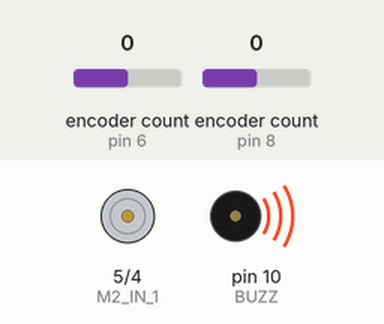
Simulated run of this sketch. Board: Arduino Uno, built with avr-gcc and run on an emulated ATmega328P. Parts: motor-driver pin pairs drawn as motors (green arrow = first pin HIGH = forward, orange = second pin HIGH = backward, longer = more drive), buzzer (waves = sounding). The test bench sets the inputs (shaded band); at power-on: encoder count (sensors on pin 6, pin 8) 0. What the sketch prints to the serial monitor is not drawn.

Above: at 0.1 s.
At 1.1 s:
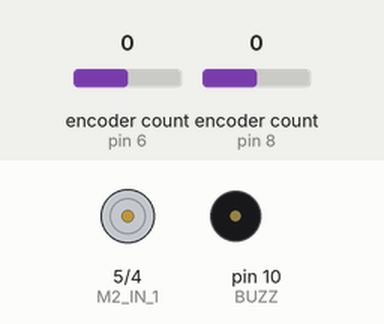
At 1.6 s:
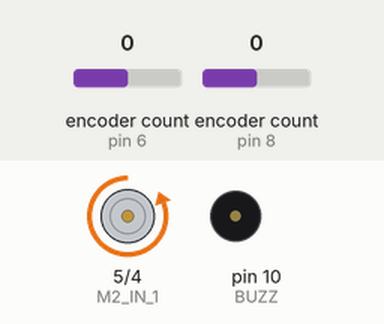
Timing chart, 0 to 3.1 s (numbered marks = the images above):
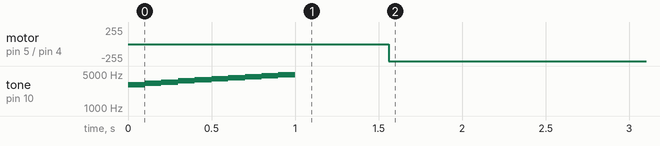

Measured:
- by itself, motor on pin 5 (M2_IN_1) / pin 4 (M2_IN_2): stopped → backward 255/255 at 1.6 s

The sketch:

Right_Motor_PID_Test.ino
```cpp
#include <Adafruit_MCP3008.h>
#include <Encoder.h>

//  pins assigned to the encoder values
const unsigned int M1_ENC_A = 6;
const unsigned int M2_ENC_A = 8;
const unsigned int M1_ENC_B = 7;
const unsigned int M2_ENC_B = 9;

//add it in for buzzer
const unsigned int BUZZ = 10;

Encoder enc1(M1_ENC_A, M1_ENC_B); //Encoder for Motor 1 (left)
Encoder enc2(M2_ENC_A, M2_ENC_B); //Encoder for Motor 2 (right)

//  motor control pins
const unsigned int M1_IN_1 = 2;   //motor 1 backward
const unsigned int M1_IN_2 = 3;   //motor 1 forward
const unsigned int M2_IN_1 = 5;   //motor 2 backward
const unsigned int M2_IN_2 = 4;   //motor 2 forward

const unsigned int MIN_PWM_VALUE = 0;   //minimum PWM value
const unsigned int MAX_PWM_VALUE = 255; //maximum PWM value not to be exceeded
const unsigned int PWM_VALUE = 60;      //Base moving speed for the robot (for testing purposes)

/*  for use when integrated with the overall code - encoder value will not start at 0  */
const int left_beginning_encoder_value = 0;
const int right_beginning_encoder_value = 0;

/*  Rotary Encoder Values  */
const float revolution_ticks = 360; //  360 ticks/wheel rotation
const float revolution_distance = 10.5; //  10.5 cm per rotation
const float dist_per_tick = revolution_distance / revolution_ticks; //cm equivalent of the rotary encoder ticks
const float junction_ticks = 15;  //  514.5 ticks per 15 cm

/*  Variable for the test position - position_setpoint to be incremented with time  */
float test_speed = 23;    //test speed of 23 cm/s
float position_setpoint = 0;  //set the initial position setpoint to zero
float last_position_setpoint = 0;

/* global variables to keep the old readings */
float last_time_s = 0;
int last_encoder_value = 0;
float last_error = 0;

/* PID Controller Gains and Global Variables */
//These values of kp, ki and kd are in the process of being tuned
float kp = 3;
float ki = 1.2;
float kd = 0.05;
//Global variables for P, I, and D terms to retain outside of the main loop
float P;
float I;
float D;


void setup()
{
  Serial.begin(115200);
  //float left_beginning_encoder_value = enc1.read(); //this will be at the start of the function
  float right_beginning_encoder_value = enc2.read(); //this will be at the start of the function
  for (int i = 0; i < 10; i++) {
    tone(BUZZ, 3000+(i*200), 100);
    delay(100);
  }

}

void PID_Motor_Control(int left, int right)   //just testing the left in this code for now
{
  //analogWrite(M1_IN_1, 0);
  //analogWrite(M1_IN_2, left);
  analogWrite(M2_IN_1, 0);
  analogWrite(M2_IN_2, right);
}

/*
  void ramp_position(float dt)
  {

  }
*/

void loop()
{

  //Current time and encoder readings
  float current_time = micros() ;
  float current_time_s = current_time / 1e6;
  float current_encoder_value = -enc2.read();    //read the current encoder value

  /*  Using adjusted encoder value so that there's no issue if it's been running for a long time  */
  float adjusted_encoder_value = current_encoder_value - right_beginning_encoder_value;  //again for testing the leat wheel
  float position_cm = adjusted_encoder_value * dist_per_tick;
  int delta_encoder_value = current_encoder_value - last_encoder_value;  //distance travelled in rotary ticks since the last loop - calculating to help measure why it's overshooting

  // Calculating the change in time
  float delta_time_s = current_time_s - last_time_s;
  //Serial.print(delta_time_s); Serial.print("\t");


  /*  Testing the motor controller with the motor 1 (left motor: tired note - left motor is on right side when the robot is upside down)  */
  float error_sig = position_cm - position_setpoint;

  P = error_sig;
  I = I + (error_sig * delta_time_s);
  D =  (error_sig - last_error) / delta_time_s;  //check to make sure that delta s isn't too large or too small - might be useless if too long or too short
  last_error = error_sig;

  float motor_control_sig = P * kp + I * ki + D * kd;

  //int leftPWM = -motor_control_sig;
  int rightPWM = -motor_control_sig;    //commenting out until testing the right motor

  /* Ensure that the PWM values are within the 0 to 255 range */
  //if (leftPWM > MAX_PWM_VALUE) {
  //  leftPWM = MAX_PWM_VALUE;
  //}
  //comment out while testing the left case
  if (rightPWM > MAX_PWM_VALUE) {
    rightPWM = MAX_PWM_VALUE;
  }
  //if (leftPWM < 0) {
  //  leftPWM = 0;
  //}
  //comment out while testing the left case
  if (rightPWM < 0) {
    rightPWM = 0;
  }

  /* Setting the updated values for the next loop iteratin - Ramping position to match desired velocity, updating the last_time reading */
  float position_increment = test_speed * delta_time_s;  //ramp position to match desired velocity
  float new_position_setpoint = position_setpoint + position_increment;
  position_setpoint = new_position_setpoint;

  last_time_s = current_time_s;
  Serial.print(position_setpoint); Serial.print("\t");  //printing out position setpoint to ensure that it's incrementing


  Serial.print(position_cm); Serial.print("\t");
  Serial.print(error_sig); Serial.print("\t");

  Serial.print(rightPWM); Serial.print("\t");
  Serial.println();
  PID_Motor_Control(0, rightPWM);

}
```
